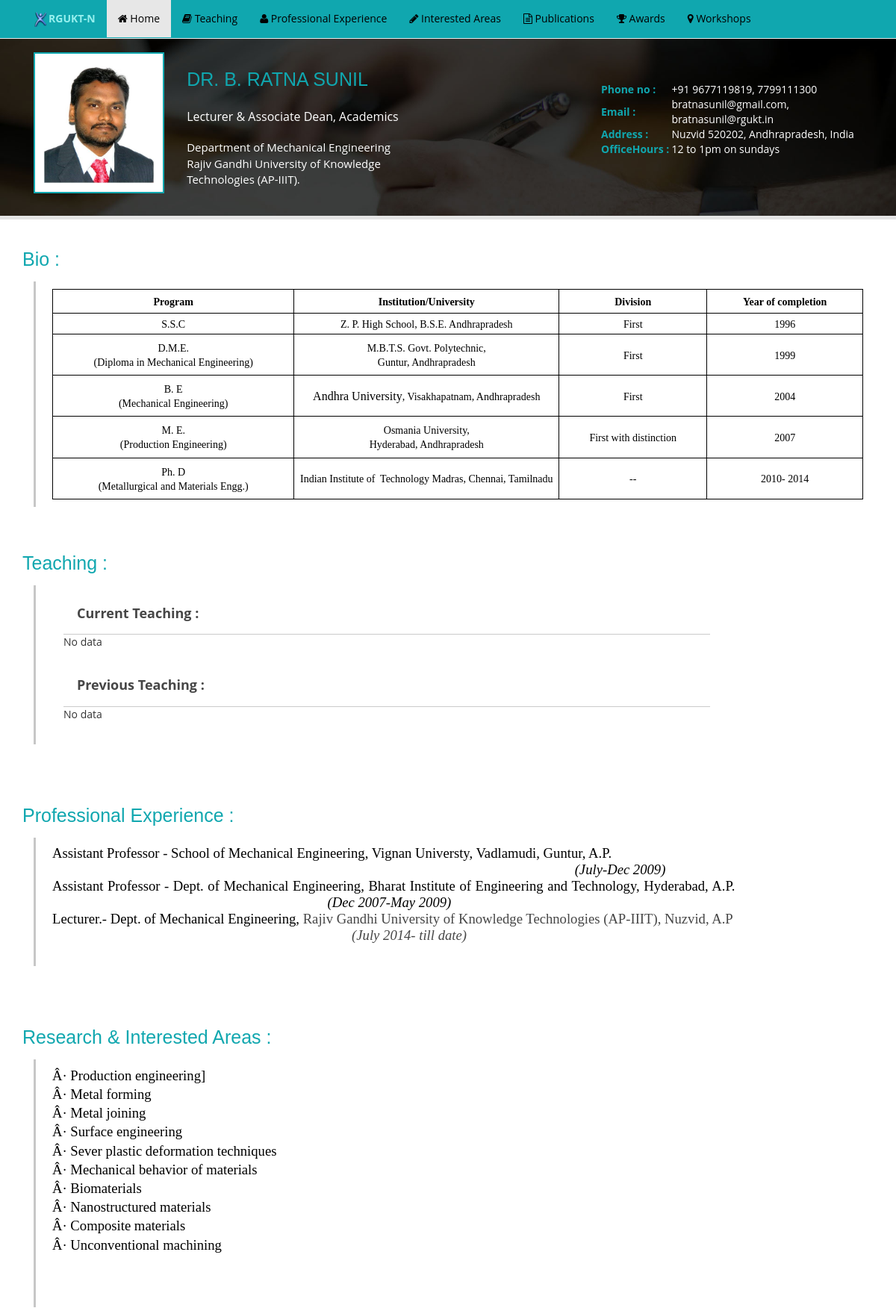
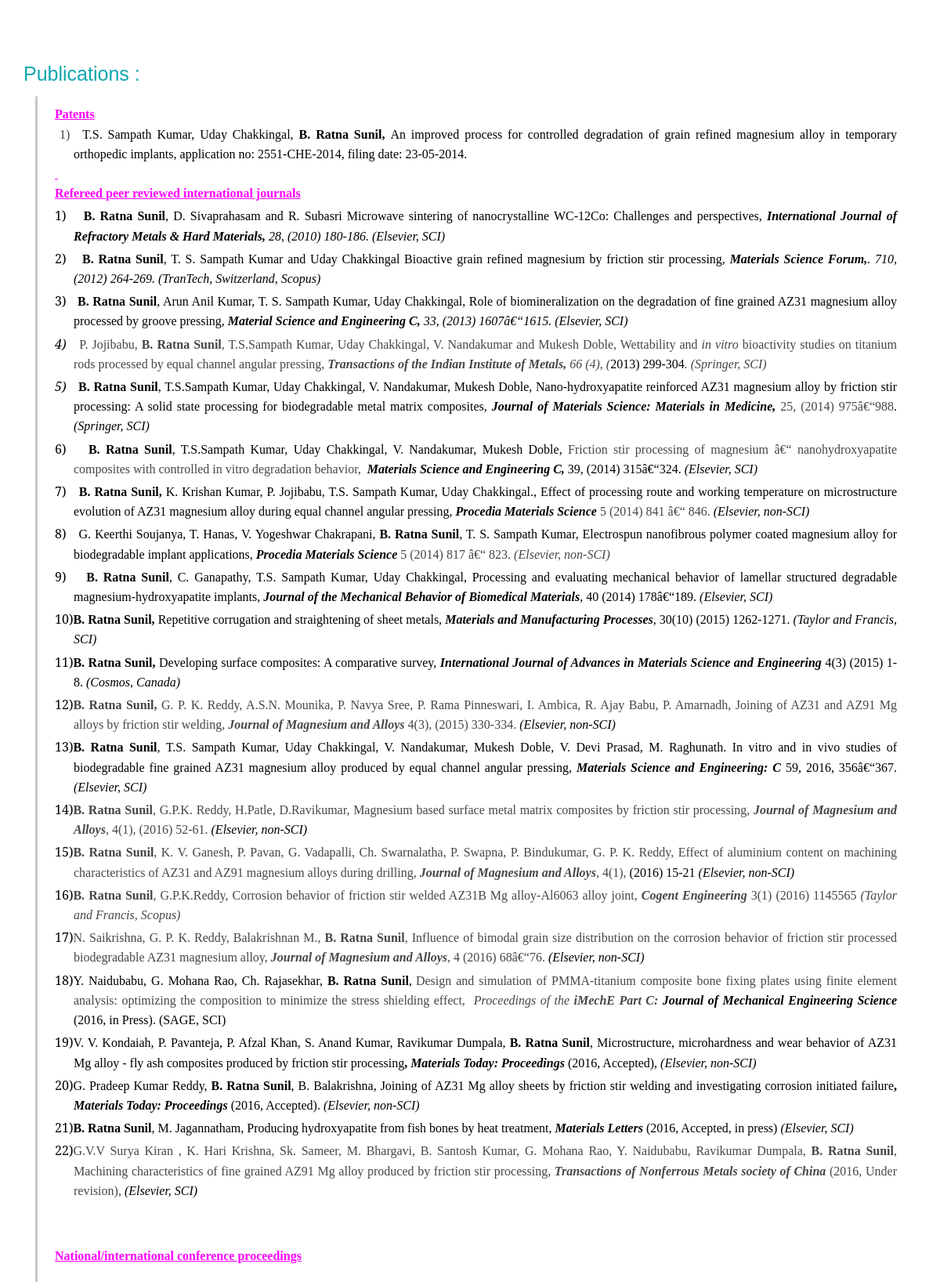
/~brs/index.php (upper part), run on the app's committed database (2 pictures, top to bottom).
### tables this page shows
CREATE TABLE IF NOT EXISTS `faculty` (
  `id` varchar(30) NOT NULL,
  `name` varchar(1000) NOT NULL,
  `qua` varchar(1000) NOT NULL,
  `dept` varchar(200) NOT NULL,
  `photo` varchar(1000) NOT NULL,
  `email` varchar(1000) NOT NULL,
  `pno` varchar(1000) NOT NULL,
  `oh` longtext NOT NULL,
  `oa` longtext NOT NULL,
  `ct` longtext NOT NULL,
  `th` text NOT NULL,
  `work` longtext NOT NULL,
  `exp` longtext NOT NULL,
  `rarea` longtext NOT NULL,
  `skill` longtext NOT NULL,
  `awards` longtext NOT NULL,
  `others` longtext NOT NULL,
  `ip` varchar(100) NOT NULL,
  `url` varchar(1000) NOT NULL,
  PRIMARY KEY (`id`)
);

### ~brs/index.php (called while the page is built)
<?php
$uid="ratna";
include "../fpro/index.php";
?>

### fpro/index.php (the view, shortened to what this page needs)
<?php
$getdata=mysql_fetch_array(mysql_query("select * from faculty where id='$uid' ")) or die(mysql_error());
?>
<!DOCTYPE html>
<html>
<head>
<link rel="stylesheet" href="../facprofiles/facassets/css/bootstrap.css">
<link rel="stylesheet" href="../facprofiles/facassets/css/font-awesome.min.css">
<link href="../facprofiles/facassets/css/style.css" rel="stylesheet" type="text/css" media="all" />
<link href="../facprofiles/facassets/css/style.adaptip.css" rel="stylesheet" type="text/css">
</head>
<body id="page-top" data-spy="scroll" data-target=".navbar-fixed-top">
    <nav class="navbar navbar-default navbar-fixed-top" role="navigation" style="">
        <div class="container" >
            <div class="collapse navbar-collapse navbar-ex1-collapse">
                <ul class="nav navbar-nav" >
					<li><a style="color:#97F0EE;font-weight:bold;" href="http://www.rguktn.ac.in/"><img src="../facprofiles/facassets/images/nav.png" width="20px" height="20px" />RGUKT-N</a></li>
                    <li><a class="scroll" href="#page-top" style="color:#000;"><i class="fa fa-home"></i>&nbsp;Home</a></li>
					<li><a class="scroll" href="#teaching" style="color:#000;"><i class="fa fa-book"></i>&nbsp;Teaching</a></li>
					<li><a class="scroll" href="#professexp" style="color:#000;"><i class="fa fa-user"></i>&nbsp;Professional Experience</a></li>
					<li><a class="scroll" href="#interest" style="color:#000;"><i class="fa fa-pencil"></i>&nbsp;Interested Areas</a></li>
					<li><a class="scroll" href="#publications" style="color:#000;"><i class="fa fa-file-text-o"></i>&nbsp;Publications</a></li>
					<li><a class="scroll" href="#awards" style="color:#000;"><i class="fa fa-trophy"></i>&nbsp;Awards</a></li>
					<li><a class="scroll" href="#workshops" style="color:#000;"><i class="fa fa-map-marker"></i>&nbsp;Workshops</a></li>
                </ul>
            </div>
        </div>
    </nav>
<br><br>
<div class="header">
	<div class="container">
		<div class="col-md-8 header-left">
			<div class="col-sm-5 pro-pic">
				<img class="img-responsive" src="../facprofiles/photo/<?php echo $getdata['photo']?>" alt=" "/>
			</div>
			<div class="col-sm-5 pro-text">
				<h1><?php echo $getdata['name'];?></h1>
				<p style="font-size:16px;"><?php echo $getdata['qua']?></p></br>
				<p><?php echo $getdata['dept']?></p>
				<p>Rajiv Gandhi University of Knowledge Technologies (AP-IIIT).</p>
			</div>
			<div class="clearfix"></div>
		</div>
		<div class="col-md-4 header-right ">
         <table border="0" >
				<tr><td  class="tabhead">Phone no :</td><td style="color:#fff;"><?php echo $getdata['pno']?></td></tr><br>
				<tr><td  class="tabhead">Email :</td><td style="color:#fff;"><?php echo $getdata['email']?></td></tr><br>
				<tr ><td class="tabhead">Address :</td><td style="color:#fff;"><?php echo $getdata['oa']?></td></tr>
        <tr ><td class="tabhead">OfficeHours :</td><td style="color:#fff;"><?php echo $getdata['oh']?></td></tr>
			  </table>
		</div>
		<div class="clearfix"></div>
	</div>
</div>
<br><br>
<div class="container">
	<h3 class="tittle">Bio :</h3>
		<div class="col-md-12 col-lg-12 skill-right ">
			<div class="col-sm-12 more-right">
				<div class="accordion-section">
					<?php echo $getdata['others']; ?>
				</div>
			</div>
		</div>
</div>
<div class="container" id="teaching">
	<h3 class="tittle ">&nbsp;</h3>
	<h4>&nbsp;</h4>
	<div id="officehours1">
		<h3 class="tittle">Teaching :</h3>
		<div class="col-md-12 col-lg-12 skill-right ">
			<div class="col-sm-12 more-right">
				<div class="accordion col-lg-10">
							<div class="accordion-section">
								<h5 class="accordion-section-title">Current Teaching :</h5>
								<?php echo  $getdata['ct'];	?>
							</div>
							<div class="accordion-section">
								<h5 class="accordion-section-title">Previous Teaching :</h5>
							 <?php echo  $getdata['th']; ?>
							</div>
				</div>
				</div>
		</div>
	</div>
</div>
<br>
<div class="container" id="professexp">
	<h3 class="tittle ">&nbsp;</h3>
	<h4>&nbsp;</h4>
	<h3 class="tittle">Professional Experience :</h3>
		<div class="col-md-12 col-lg-12 skill-right ">
			<div class="col-sm-12 more-right">
				<div class="accordion-section">
					<?php echo  $getdata['exp']; ?>
				</div>
			</div>
		</div>
</div>
<br>
<div class="container" id="interest">
	<h3 class="tittle ">&nbsp;</h3>
	<h4>&nbsp;</h4>
	<h3 class="tittle">Research & Interested Areas :</h3>
		<div class="col-md-12 col-lg-12 skill-right ">
			<div class="col-sm-12 more-right">
				<div class="accordion-section">
					<?php echo  $getdata['rarea']; ?>
				</div>
			</div>
		</div>
</div>
<br>
	<div class="container" id="publications">
		<h3 class="tittle ">&nbsp;</h3>
		<h4>&nbsp;</h4>
		<h3 class="tittle ">Publications :</h3>
		<div class="col-md-12 col-lg-12 skill-right ">
					<div class="col-sm-12 more-right">
						<?php echo $getdata['skill'];?>
					</div>
					<div class="clearfix"></div>
		</div>
		<div class="clearfix"></div>
</div>
<br>
<br><br>
<br>
</body>
</html>

### facassets/css/style.css (style rules this page uses)
html, body { margin:0; background: #fff; font-family: 'Open Sans', sans-serif; }
h4, h5, h6, h1, h2, h3 { margin: 0; font-family: 'Acme', sans-serif; }
p { margin:0; }
ul,label { margin:0; padding:0; }
body a { transition: 0.5s all; -webkit-transition: 0.5s all; -o-transition: 0.5s all; -moz-transition: 0.5s all; -ms-transition: 0.5s all; text-decoration:none; }
.navbar { background:#10A7AF; }
.header { background: #f7f7f7; padding: 30px 0; border-bottom: 5px solid #E4E4E4; }
.header-left { padding: 0; }
.pro-pic { width: 27%; }
.pro-pic img { border: 2px solid #10A7AF; padding: 12px; background: #fff; }
.pro-text h1 { font-size: 25px; margin: 23px 0 24px; color: #10A7AF; text-transform: uppercase; }
.pro-text p { font-size: 15px; color: #fff; }
.tabhead { text-decoration:none; font-weight:bold; color: #10A7AF; font-size:14px; width: 27%; font-weight: 700; }
.header { background: url(../images/pic2.jpg) no-repeat center; background-size: cover; -webkit-background-size: cover; -o-background-size: cover; -ms-background-size: cover; -moz-background-size: cover; }
h3.tittle { font-size: 25px; text-align: left; margin-bottom: 15px; color: #10A7AF; }
.accordion, .accordion * { -webkit-box-sizing:border-box; -moz-box-sizing:border-box; box-sizing:border-box; }
.accordion { overflow:hidden; height: 10%; }
.accordion-section-title { width: 100%; display: inline-block; border-bottom:1px solid #CACACA; background: #fff; transition: all linear 0.15s; font-size: 16px; font-weight:bolder; color: #464646; line-height: 0.1em; text-indent: 2em; text-decoration:none; font-family: 'Open Sans', sans-serif; }
.more-right { border-left: 3px solid #C7C7C7; padding: 10px 10px 10px 22px; }
.more-right p ,.more-right2 p { font-size: 14px; line-height: 1.8em; color: #464646; }
@media (max-width: 1366px) { .accordion-section-title { padding: 27px 0; } }
@media (max-width: 1280px) { .accordion-section-title { font-size: 18px; text-indent: 1em; } }

### data on the page
faculty: photo (picture), name "DR. B. RATNA SUNIL", qua "Lecturer & Associate Dean, Academics", dept "Department of Mechanical Engineering", pno "+91 9677119819, 7799111300", email "bratnasunil@gmail.com, bratnasunil@rgukt.in", oa "Nuzvid 520202, Andhrapradesh, India", oh "12 to 1pm on sundays", others "Program Institution/University Division Year of completion S.S.C Z. P. High School, B.S.E. Andhrapradesh First 1996 D.M.E. (Diploma in Mechanical Engineering) M.B.T.S. Govt. Polytechnic, Guntur, Andhrapradesh First 1999 B. E (Mechanical Engineering) Andhra University , Visakhapatnam, Andhrapradesh First 2004 M. E. (Production Engineering) Osmania University, Hyderabad, Andhrapradesh First with distinction 2007 Ph. D (Metallurgical and Materials Engg.) Indian Institute of Technology Madras, Chennai, Tamilnadu -- 2010- 2014", ct "No data", th "No data", exp "Assistant Professor - School of Mechanical Engineering, Vignan Universty, Vadlamudi, Guntur, A.P. (July-Dec 2009) Assistant Professor - Dept. of Mechanical Engineering, Bharat Institute of Engineering and Technology, Hyderabad, A.P. (Dec 2007-May 2009) Lecturer.- Dept. of Mechanical Engineering, Rajiv Gandhi University of Knowledge Technologies (AP-IIIT), Nuzvid, A.P (July 2014- till date)", rarea "Â· Production engineering] Â· Metal forming Â· Metal joining Â· Surface engineering Â· Sever plastic deformation techniques Â· Mechanical behavior of materials Â· Biomaterials Â· Nanostructured materials Â· Composite materials Â· Unconventional machining", skill "Patents 1) T.S. Sampath Kumar, Uday Chakkingal, B. Ratna Sunil, An improved process for controlled degradation of grain refined magnesium alloy in temporary orthopedic implants, application no: 2551-CHE-2014, filing date: 23-05-2014. Refereed peer reviewed international journals 1) B. Ratna Sunil , D. Sivaprahasam and R. Subasri Microwave sintering of nanocrystalline WC-12Co: Challenges and perspectives, International Journal of Refractory Metals & Hard Materials, 28, (2010) 180-186. (Elsevier, SCI) 2) B. Ratna Sunil , T. S. Sampath Kumar and Uday Chakkingal Bioactive grain refined magnesium by friction stir processing, Materials Science Forum, . 710, (2012) 264-269. (TranTech, Switzerland,…"
